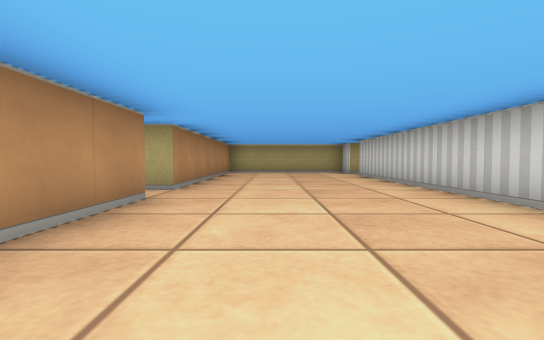
View 1 (above)

21 first-person views from a walk through a cub3D maze. The camera is about half as high as the walls, tilts 2° down and sees 85° across. The floor is counted in squares. Each view is taken from the middle of a square. On the plan, view 1 faces up. The plan holds only what a view shows up to about 9 squares ahead; the rest is blank.

View 2
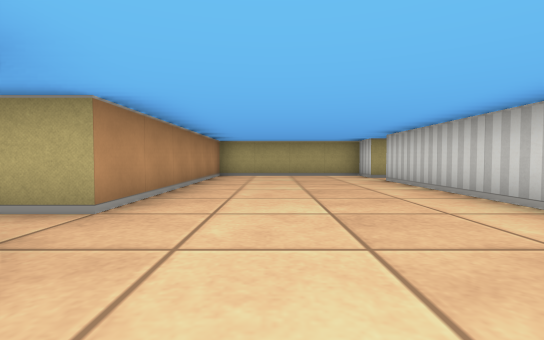

View 3
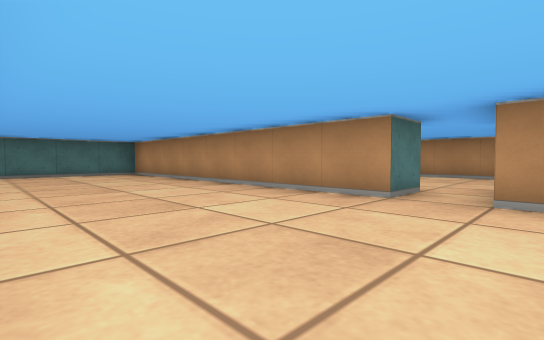

View 4
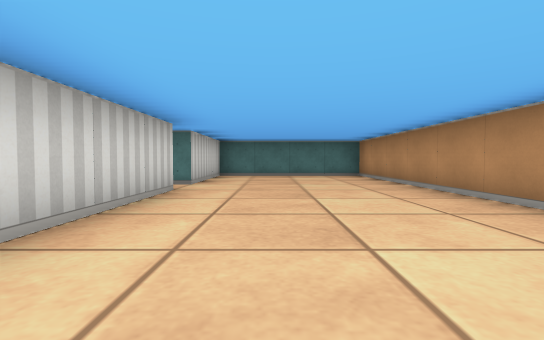

View 5
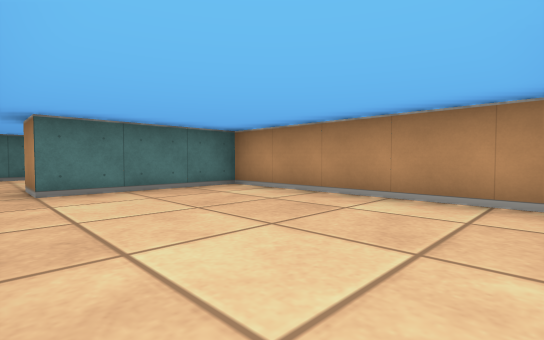

View 6
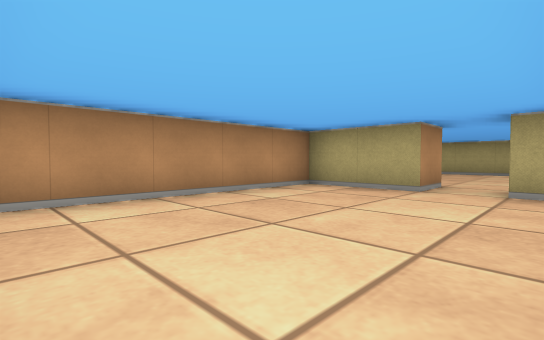

View 7
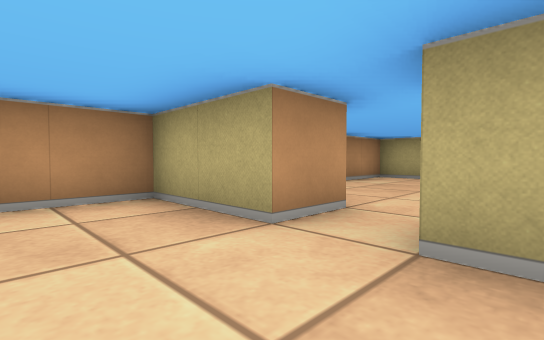

View 8
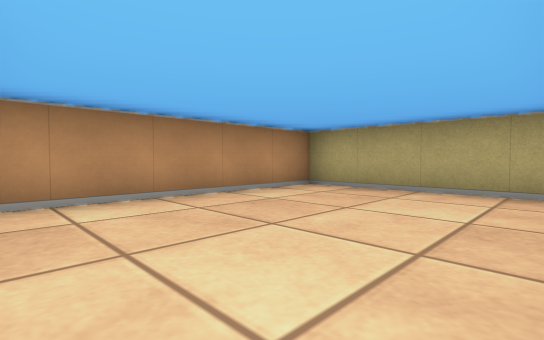

View 9
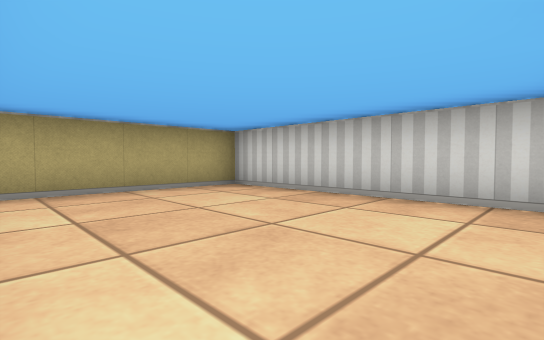

View 10
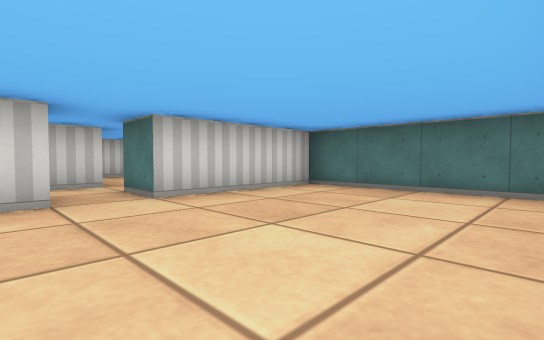

View 11
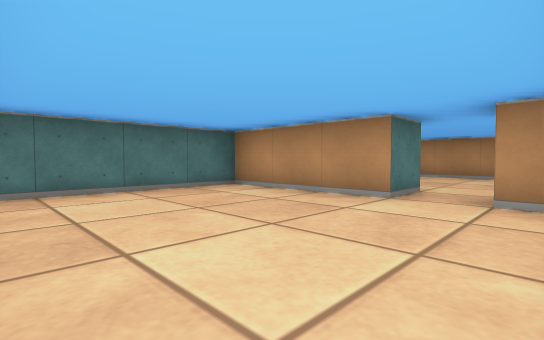

View 12
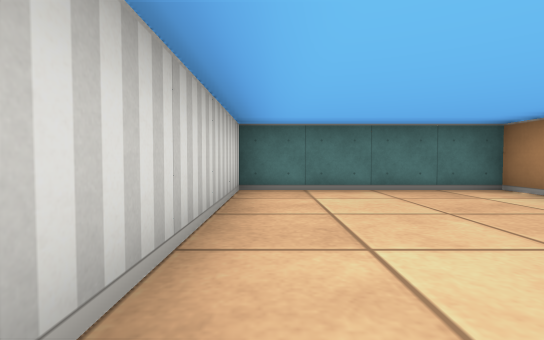

View 13
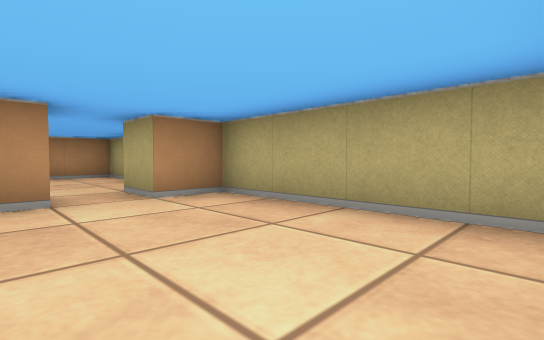

View 14
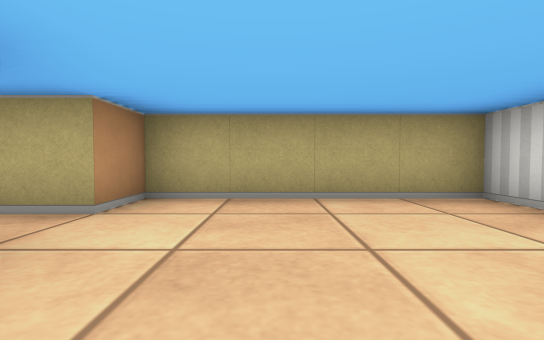

View 15
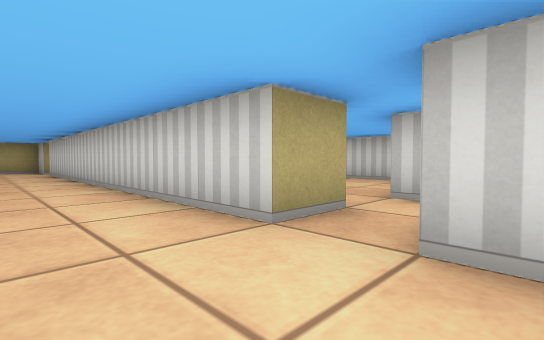

View 16
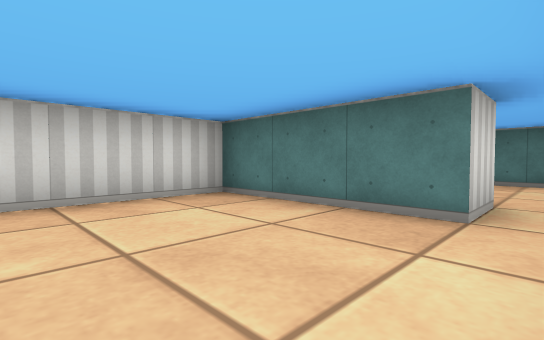

View 17
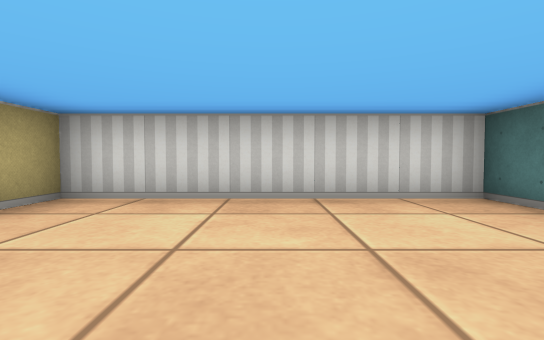

View 18
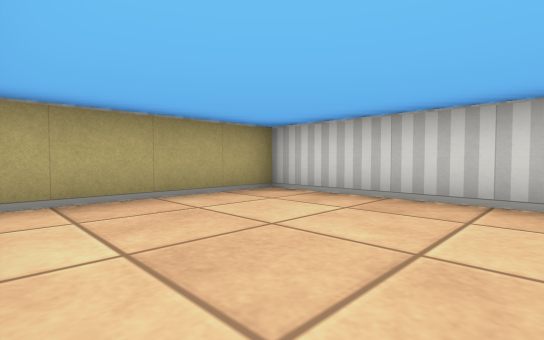

View 19
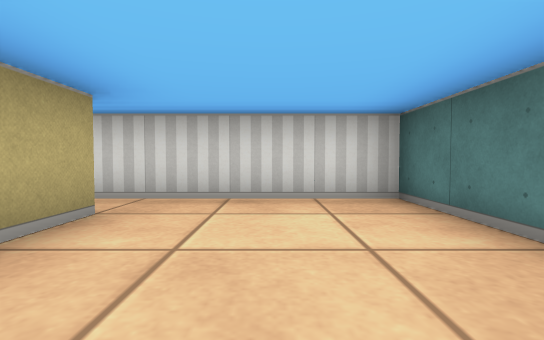

View 20
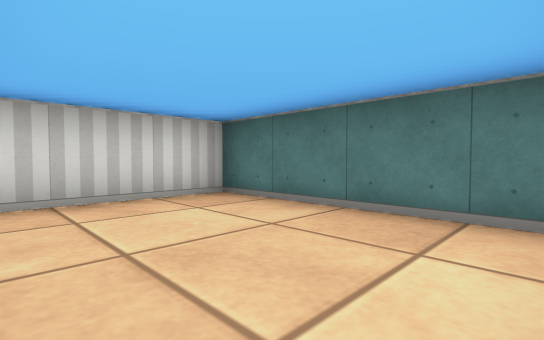

View 21
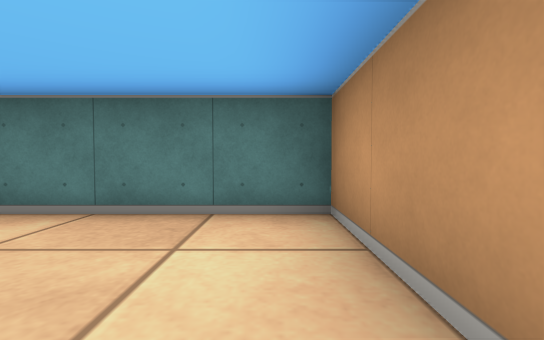

### Floor plan
Ten units are one square. View 1 is at (0, 0); x grows to the right and y downward. Boxes are objects, and circles mark ways between rooms. Rooms are numbered by the first view taken in them; rooms with no view inside come last. Other rooms are left out.
<svg viewBox="-70 -110 150 160">
<path fill="none" stroke="#000" d="M-26 -35 -15 -35 -15 45 25 45 25 15M25 5 25 -85M25 -95 25 -105 -15 -105 -15 -45 -25 -45M-45 -45 -65 -45 -65 5 -35 5M-25 -45 -35 -45M-25 -61 -25 -105 -65 -105 -65 -61M-45 -56 -45 -45M25 -85 35 -85 35 -55 75 -55 75 -105 35 -105 35 -95 25 -95M36 5 25 5M45 16 45 5 75 5 75 -45 41 -45M25 15 35 15M-65 25 -65 45 -25 45 -25 9M-35 5 -35 15 -44 15"/>
<circle cx="-20" cy="-40" r="3" fill="#2a7"/>
<circle cx="30" cy="-90" r="3" fill="#2a7"/>
<circle cx="30" cy="10" r="3" fill="#2a7"/>
<circle cx="-40" cy="-50" r="3" fill="#2a7"/>
<circle cx="-30" cy="10" r="3" fill="#2a7"/>
<text x="0" y="-30">1</text>
<text x="-50" y="-20">2</text>
<text x="-40" y="-80">3</text>
<text x="50" y="-80">4</text>
<text x="50" y="-20">5</text>
<text x="-40" y="30">6</text>
</svg>
Room 1 opens to room 2. Room 1 opens to room 4. Room 1 opens to room 5. Room 2 opens to room 3. Room 2 opens to room 6.

Where each view was taken, in squares from view 1:
view 1: 0 up, 0 right, facing up
view 2: 2 up, 0 right, facing up
view 3: 5 up, 2 right, facing down-left
view 4: 4 up, 1 right, facing down
view 5: 4 up, 3 left, facing down-left
view 6: 0 up, 3 left, facing up-left
view 7: 3 up, 3 left, facing up-left
view 8: 6 up, 3 left, facing up-left
view 9: 6 up, 6 left, facing up-right
view 10: 0 up, 1 left, facing down-right
view 11: 10 up, 7 right, facing down-left
view 12: 10 up, 7 right, facing down
view 13: 8 up, 7 right, facing up-left
view 14: 7 up, 5 right, facing up
view 15: 2 down, 1 right, facing up-right
view 16: 2 up, 4 right, facing down-right
view 17: 2 up, 4 right, facing right
view 18: 1 up, 4 right, facing up-right
view 19: 3 down, 6 left, facing right
view 20: 2 down, 6 left, facing down-right
view 21: 2 down, 6 left, facing down
